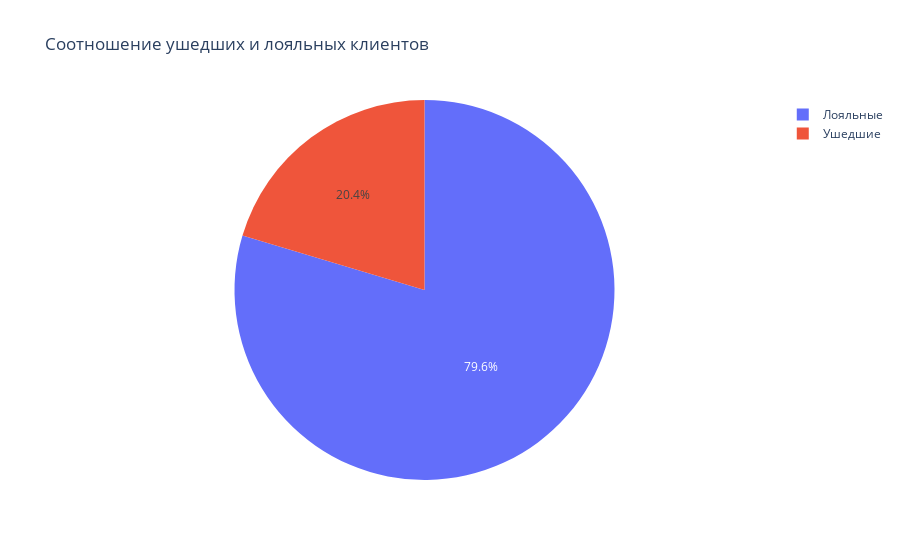

Here is the notebook cell this chart was saved with:
### Markdown cell above
## <p style="text-align: center;"> Задание 9.1. </p> ##
Каково соотношение ушедших и лояльных клиентов? Покажите это на графике и дайте комментарий по соотношению.

### Code cell
churn_df['Exited'] = churn_df['Exited'].map({0 : 'Лояльные', 1 : 'Ушедшие'}) # Заменяем 0 и 1 на 'Лояльные' и 'Ушедшие'
exited = churn_df['Exited'].value_counts() # Считаем количество лояльных и ушедших

fig = px.pie(
    exited, 
    values='Exited', 
    names=exited.index,
    title='Cоотношение ушедших и лояльных клиентов'
)
fig.show()

### Figure 1 — Plotly figure (JSON) as saved in the notebook; plotly's stock layout.template omitted (floating-point values rounded to 4 significant figures)
{"data": [{"domain": {"x": [0, 1], "y": [0, 1]}, "hovertemplate": "index=%{label}<br>Exited=%{value}<extra></extra>", "labels": ["Лояльные", "Ушедшие"], "legendgroup": "", "name": "", "showlegend": true, "type": "pie", "values": [7963, 2037]}], "layout": {"legend": {"tracegroupgap": 0}, "title": {"text": "Cоотношение ушедших и лояльных клиентов"}}}
